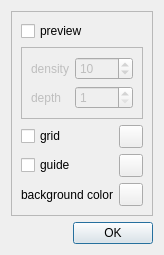
<?xml version="1.0" encoding="UTF-8"?>
<ui version="4.0">
 <class>AdjustSceneWidget</class>
 <widget class="QDialog" name="AdjustSceneWidget">
  <property name="geometry">
   <rect>
    <x>0</x>
    <y>0</y>
    <width>162</width>
    <height>242</height>
   </rect>
  </property>
  <property name="sizePolicy">
   <sizepolicy hsizetype="Maximum" vsizetype="Maximum">
    <horstretch>0</horstretch>
    <verstretch>0</verstretch>
   </sizepolicy>
  </property>
  <property name="maximumSize">
   <size>
    <width>170</width>
    <height>250</height>
   </size>
  </property>
  <property name="windowTitle">
   <string>Scene Settings</string>
  </property>
  <property name="modal">
   <bool>true</bool>
  </property>
  <layout class="QGridLayout" name="gridLayout_2">
   <item row="0" column="0">
    <layout class="QVBoxLayout" name="verticalLayout">
     <item>
      <widget class="QFrame" name="frame">
       <property name="frameShape">
        <enum>QFrame::StyledPanel</enum>
       </property>
       <property name="frameShadow">
        <enum>QFrame::Sunken</enum>
       </property>
       <layout class="QGridLayout" name="gridLayout">
        <item row="2" column="0">
         <widget class="QCheckBox" name="m_gridCheckBox">
          <property name="text">
           <string>grid</string>
          </property>
         </widget>
        </item>
        <item row="2" column="1">
         <widget class="QToolButton" name="m_gridColorButton">
          <property name="maximumSize">
           <size>
            <width>24</width>
            <height>24</height>
           </size>
          </property>
          <property name="toolTip">
           <string>set grid color</string>
          </property>
          <property name="text">
           <string/>
          </property>
          <property name="icon">
           <iconset resource="../qosmic.qrc">
            <normaloff>:/icons/silk/color_wheel.xpm</normaloff>:/icons/silk/color_wheel.xpm</iconset>
          </property>
         </widget>
        </item>
        <item row="3" column="0">
         <widget class="QCheckBox" name="m_guideCheckBox">
          <property name="text">
           <string>guide</string>
          </property>
         </widget>
        </item>
        <item row="3" column="1">
         <widget class="QToolButton" name="m_guideColorButton">
          <property name="maximumSize">
           <size>
            <width>24</width>
            <height>24</height>
           </size>
          </property>
          <property name="toolTip">
           <string>set guide color</string>
          </property>
          <property name="text">
           <string/>
          </property>
          <property name="icon">
           <iconset resource="../qosmic.qrc">
            <normaloff>:/icons/silk/color_wheel.xpm</normaloff>:/icons/silk/color_wheel.xpm</iconset>
          </property>
         </widget>
        </item>
        <item row="4" column="0">
         <widget class="QLabel" name="bglabel">
          <property name="layoutDirection">
           <enum>Qt::RightToLeft</enum>
          </property>
          <property name="text">
           <string>background color</string>
          </property>
          <property name="alignment">
           <set>Qt::AlignRight|Qt::AlignTrailing|Qt::AlignVCenter</set>
          </property>
         </widget>
        </item>
        <item row="4" column="1">
         <widget class="QToolButton" name="m_bgColorButton">
          <property name="maximumSize">
           <size>
            <width>24</width>
            <height>24</height>
           </size>
          </property>
          <property name="toolTip">
           <string>set background color</string>
          </property>
          <property name="text">
           <string/>
          </property>
          <property name="icon">
           <iconset resource="../qosmic.qrc">
            <normaloff>:/icons/silk/color_wheel.xpm</normaloff>:/icons/silk/color_wheel.xpm</iconset>
          </property>
         </widget>
        </item>
        <item row="0" column="0">
         <widget class="QCheckBox" name="m_previewCheckBox">
          <property name="text">
           <string>preview</string>
          </property>
         </widget>
        </item>
        <item row="1" column="0" colspan="2">
         <widget class="QFrame" name="m_previewFrame">
          <property name="enabled">
           <bool>false</bool>
          </property>
          <property name="frameShape">
           <enum>QFrame::StyledPanel</enum>
          </property>
          <property name="frameShadow">
           <enum>QFrame::Sunken</enum>
          </property>
          <layout class="QFormLayout" name="formLayout">
           <item row="0" column="0">
            <widget class="QLabel" name="label">
             <property name="text">
              <string>density</string>
             </property>
            </widget>
           </item>
           <item row="0" column="1">
            <widget class="IntValueEditor" name="m_previewDensityEditor">
             <property name="toolTip">
              <string>preview density</string>
             </property>
             <property name="maximum">
              <number>999</number>
             </property>
             <property name="value">
              <number>10</number>
             </property>
            </widget>
           </item>
           <item row="1" column="0">
            <widget class="QLabel" name="label_2">
             <property name="text">
              <string>depth</string>
             </property>
            </widget>
           </item>
           <item row="1" column="1">
            <widget class="IntValueEditor" name="m_previewDepthEditor">
             <property name="toolTip">
              <string>preview iterations</string>
             </property>
             <property name="minimum">
              <number>1</number>
             </property>
             <property name="value">
              <number>1</number>
             </property>
            </widget>
           </item>
          </layout>
          <zorder>m_previewDensityEditor</zorder>
          <zorder>m_previewDepthEditor</zorder>
          <zorder>label</zorder>
          <zorder>label_2</zorder>
         </widget>
        </item>
       </layout>
       <zorder>m_gridCheckBox</zorder>
       <zorder>m_gridColorButton</zorder>
       <zorder>m_guideCheckBox</zorder>
       <zorder>m_guideColorButton</zorder>
       <zorder>bglabel</zorder>
       <zorder>m_bgColorButton</zorder>
       <zorder>m_previewCheckBox</zorder>
       <zorder>m_previewFrame</zorder>
      </widget>
     </item>
     <item>
      <widget class="QDialogButtonBox" name="m_okButtonBox">
       <property name="orientation">
        <enum>Qt::Horizontal</enum>
       </property>
       <property name="standardButtons">
        <set>QDialogButtonBox::Ok</set>
       </property>
      </widget>
     </item>
     <item>
      <spacer name="verticalSpacer">
       <property name="orientation">
        <enum>Qt::Vertical</enum>
       </property>
       <property name="sizeHint" stdset="0">
        <size>
         <width>1</width>
         <height>0</height>
        </size>
       </property>
      </spacer>
     </item>
    </layout>
   </item>
  </layout>
 </widget>
 <customwidgets>
  <customwidget>
   <class>IntValueEditor</class>
   <extends>QSpinBox</extends>
   <header>intvalueeditor.h</header>
  </customwidget>
 </customwidgets>
 <resources>
  <include location="../qosmic.qrc"/>
 </resources>
 <connections>
  <connection>
   <sender>m_okButtonBox</sender>
   <signal>accepted()</signal>
   <receiver>AdjustSceneWidget</receiver>
   <slot>accept()</slot>
   <hints>
    <hint type="sourcelabel">
     <x>86</x>
     <y>146</y>
    </hint>
    <hint type="destinationlabel">
     <x>91</x>
     <y>66</y>
    </hint>
   </hints>
  </connection>
 </connections>
</ui>
